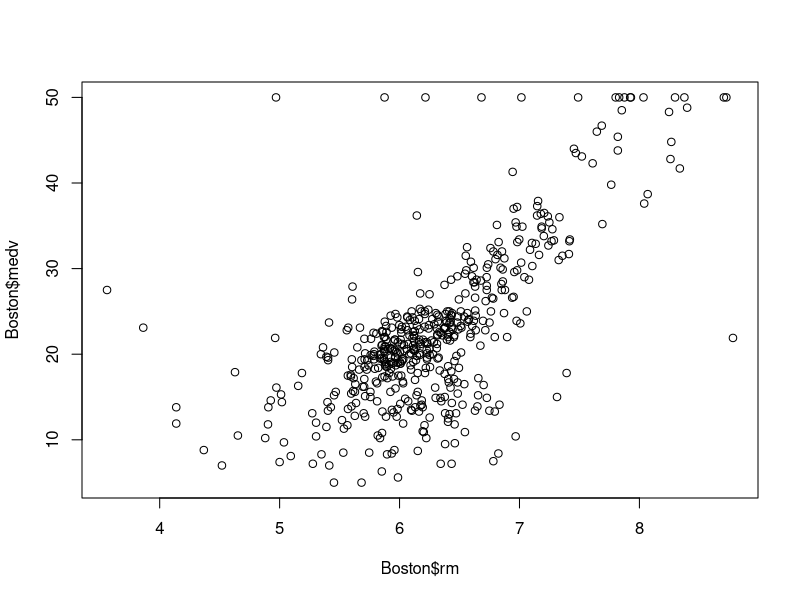
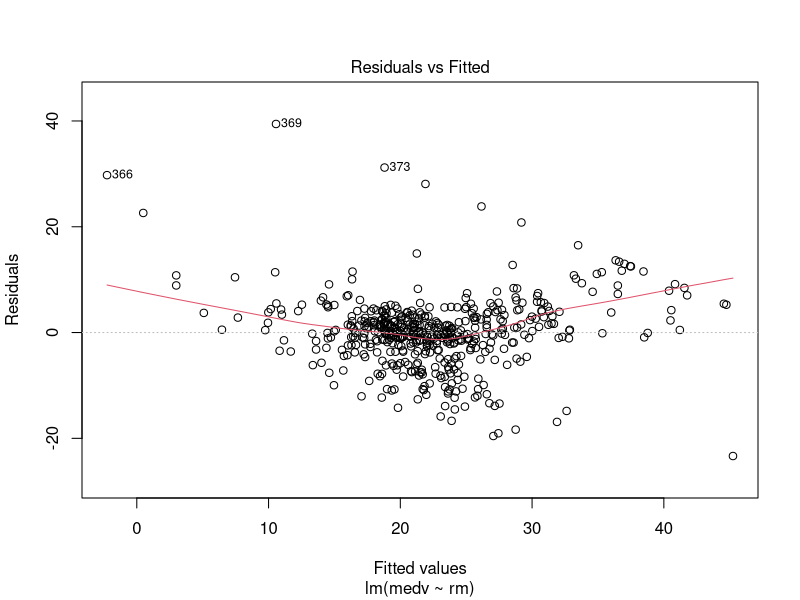
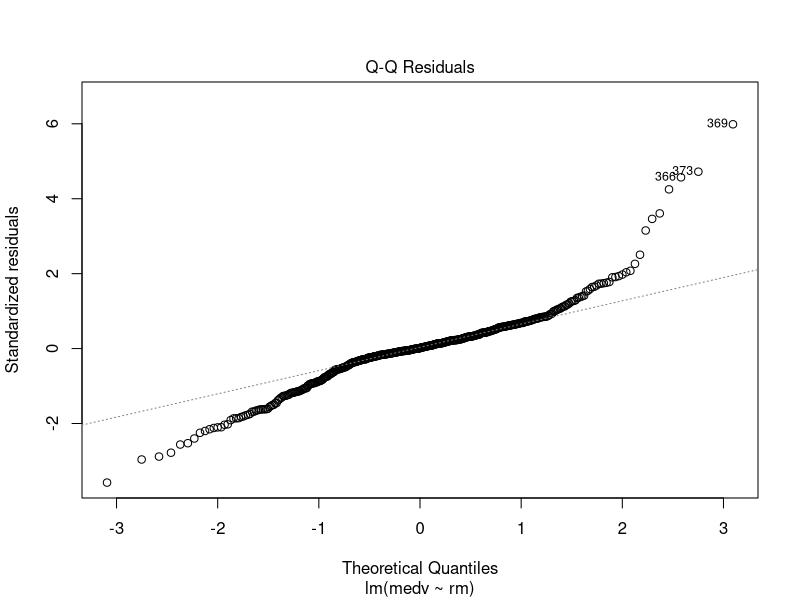
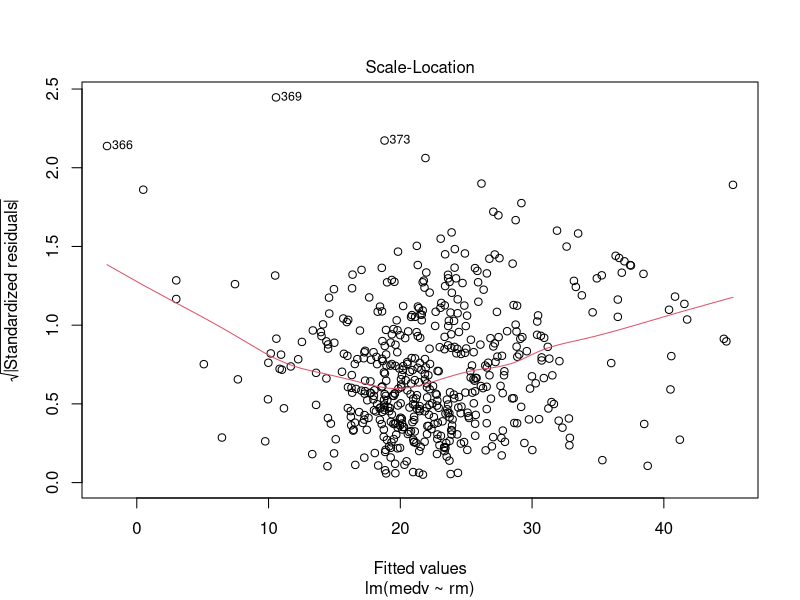
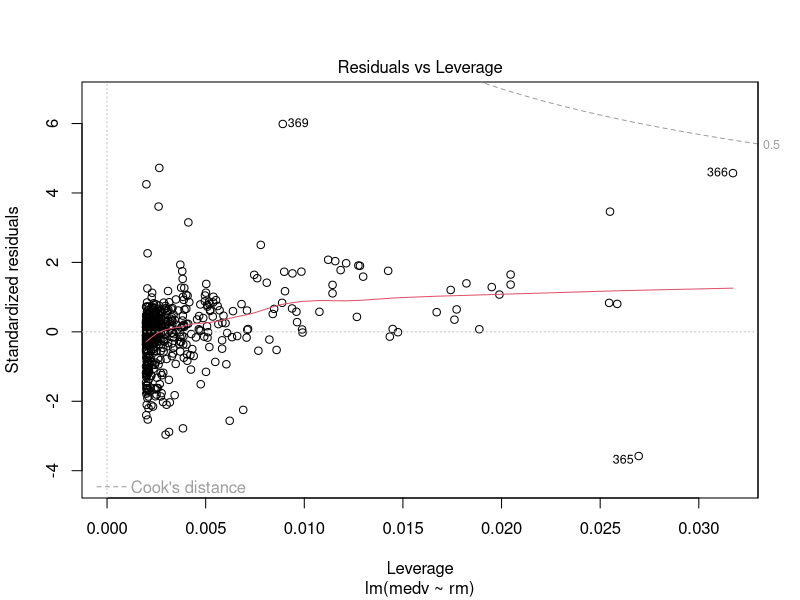

The R source for these figures, in order:
## ---- chunk 1
library(tidyverse) # manipulacao de data.frame
library(MASS) # dados Boston
library(broom)
## ---- chunk 2
glimpse(Boston)
## ---- chunk 3
# Descrição das variáveis
help(Boston)
## ---- chunk 4
plot(Boston$rm, Boston$medv)
## ---- chunk 5
mod_simples <- lm(medv ~ rm, data = Boston)
summary(mod_simples)
## ---- chunk 6

## ---- chunk 7

## ---- chunk 8

## ---- chunk 9
plot(mod_simples)
## ---- chunk 10
mod_multiplo <- lm(medv ~ rm + crim, data = Boston)
summary(mod_multiplo)
